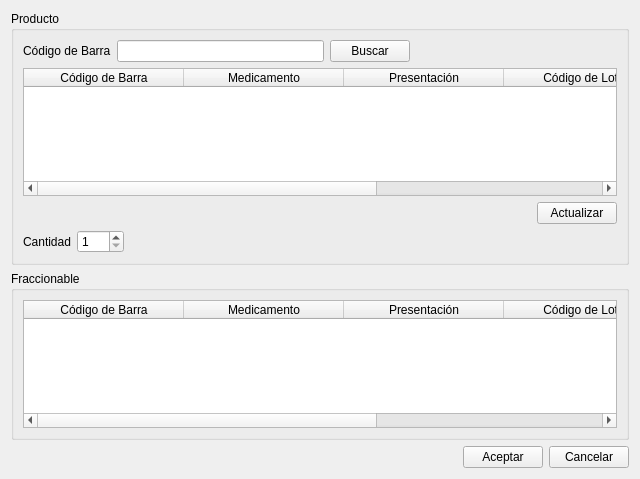
<?xml version="1.0" encoding="UTF-8"?>
<ui version="4.0">
 <class>vtnFraccionarProducto</class>
 <widget class="QWidget" name="vtnFraccionarProducto">
  <property name="geometry">
   <rect>
    <x>0</x>
    <y>0</y>
    <width>640</width>
    <height>479</height>
   </rect>
  </property>
  <property name="windowTitle">
   <string>Fraccionar Producto</string>
  </property>
  <layout class="QVBoxLayout" name="verticalLayout">
   <item>
    <widget class="QGroupBox" name="gbProducto">
     <property name="title">
      <string>Producto</string>
     </property>
     <layout class="QVBoxLayout" name="verticalLayout_3">
      <item>
       <layout class="QHBoxLayout" name="horizontalLayout">
        <item>
         <widget class="QLabel" name="label_2">
          <property name="text">
           <string>Código de Barra</string>
          </property>
         </widget>
        </item>
        <item>
         <widget class="QLineEdit" name="lineCod_Barra">
          <property name="contextMenuPolicy">
           <enum>Qt::DefaultContextMenu</enum>
          </property>
          <property name="statusTip">
           <string>Ingrese código de barra del Producto (exactamente 9 números)</string>
          </property>
          <property name="accessibleDescription">
           <string>codigo</string>
          </property>
         </widget>
        </item>
        <item>
         <widget class="QPushButton" name="btnBuscar">
          <property name="focusPolicy">
           <enum>Qt::TabFocus</enum>
          </property>
          <property name="text">
           <string>Buscar</string>
          </property>
         </widget>
        </item>
        <item>
         <spacer name="horizontalSpacer_2">
          <property name="orientation">
           <enum>Qt::Horizontal</enum>
          </property>
          <property name="sizeHint" stdset="0">
           <size>
            <width>40</width>
            <height>20</height>
           </size>
          </property>
         </spacer>
        </item>
       </layout>
      </item>
      <item>
       <widget class="QTableWidget" name="tablaProducto">
        <property name="editTriggers">
         <set>QAbstractItemView::NoEditTriggers</set>
        </property>
        <property name="selectionMode">
         <enum>QAbstractItemView::SingleSelection</enum>
        </property>
        <property name="selectionBehavior">
         <enum>QAbstractItemView::SelectRows</enum>
        </property>
        <attribute name="horizontalHeaderDefaultSectionSize">
         <number>160</number>
        </attribute>
        <attribute name="horizontalHeaderStretchLastSection">
         <bool>true</bool>
        </attribute>
        <column>
         <property name="text">
          <string>Código de Barra</string>
         </property>
        </column>
        <column>
         <property name="text">
          <string>Medicamento</string>
         </property>
        </column>
        <column>
         <property name="text">
          <string>Presentación</string>
         </property>
        </column>
        <column>
         <property name="text">
          <string>Código de Lote</string>
         </property>
        </column>
        <column>
         <property name="text">
          <string>Cantidad</string>
         </property>
        </column>
       </widget>
      </item>
      <item>
       <layout class="QHBoxLayout" name="horizontalLayout_7">
        <item>
         <spacer name="horizontalSpacer_6">
          <property name="orientation">
           <enum>Qt::Horizontal</enum>
          </property>
          <property name="sizeHint" stdset="0">
           <size>
            <width>40</width>
            <height>20</height>
           </size>
          </property>
         </spacer>
        </item>
        <item>
         <widget class="QPushButton" name="btnActualizar">
          <property name="text">
           <string>Actualizar</string>
          </property>
         </widget>
        </item>
       </layout>
      </item>
      <item>
       <layout class="QHBoxLayout" name="horizontalLayout_6">
        <item>
         <widget class="QLabel" name="label_7">
          <property name="text">
           <string>Cantidad</string>
          </property>
         </widget>
        </item>
        <item>
         <widget class="QSpinBox" name="spinCantidad">
          <property name="statusTip">
           <string>Ingrese la cantidad del Producto para dicho lote</string>
          </property>
          <property name="minimum">
           <number>1</number>
          </property>
          <property name="maximum">
           <number>100</number>
          </property>
          <property name="singleStep">
           <number>1</number>
          </property>
         </widget>
        </item>
        <item>
         <spacer name="horizontalSpacer_4">
          <property name="orientation">
           <enum>Qt::Horizontal</enum>
          </property>
          <property name="sizeHint" stdset="0">
           <size>
            <width>40</width>
            <height>20</height>
           </size>
          </property>
         </spacer>
        </item>
       </layout>
      </item>
     </layout>
    </widget>
   </item>
   <item>
    <widget class="QGroupBox" name="gbFraccionable">
     <property name="title">
      <string>Fraccionable</string>
     </property>
     <layout class="QVBoxLayout" name="verticalLayout_2">
      <item>
       <widget class="QTableWidget" name="tablaFraccionable">
        <property name="editTriggers">
         <set>QAbstractItemView::NoEditTriggers</set>
        </property>
        <property name="selectionMode">
         <enum>QAbstractItemView::SingleSelection</enum>
        </property>
        <property name="selectionBehavior">
         <enum>QAbstractItemView::SelectRows</enum>
        </property>
        <attribute name="horizontalHeaderDefaultSectionSize">
         <number>160</number>
        </attribute>
        <attribute name="horizontalHeaderStretchLastSection">
         <bool>true</bool>
        </attribute>
        <column>
         <property name="text">
          <string>Código de Barra</string>
         </property>
        </column>
        <column>
         <property name="text">
          <string>Medicamento</string>
         </property>
        </column>
        <column>
         <property name="text">
          <string>Presentación</string>
         </property>
        </column>
        <column>
         <property name="text">
          <string>Código de Lote</string>
         </property>
        </column>
        <column>
         <property name="text">
          <string>Cantidad</string>
         </property>
        </column>
       </widget>
      </item>
     </layout>
    </widget>
   </item>
   <item>
    <layout class="QHBoxLayout" name="horizontalLayout_5">
     <item>
      <spacer name="horizontalSpacer_3">
       <property name="orientation">
        <enum>Qt::Horizontal</enum>
       </property>
       <property name="sizeHint" stdset="0">
        <size>
         <width>40</width>
         <height>20</height>
        </size>
       </property>
      </spacer>
     </item>
     <item>
      <widget class="QPushButton" name="btnAceptar">
       <property name="text">
        <string>Aceptar</string>
       </property>
      </widget>
     </item>
     <item>
      <widget class="QPushButton" name="btnCancelar">
       <property name="text">
        <string>Cancelar</string>
       </property>
      </widget>
     </item>
    </layout>
   </item>
  </layout>
 </widget>
 <tabstops>
  <tabstop>lineCod_Barra</tabstop>
  <tabstop>btnBuscar</tabstop>
  <tabstop>tablaProducto</tabstop>
  <tabstop>btnActualizar</tabstop>
  <tabstop>spinCantidad</tabstop>
  <tabstop>tablaFraccionable</tabstop>
  <tabstop>btnAceptar</tabstop>
  <tabstop>btnCancelar</tabstop>
 </tabstops>
 <resources/>
 <connections/>
</ui>
